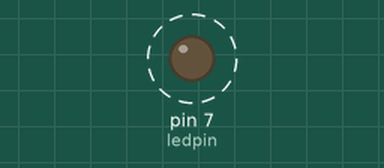
A sketch run on a simulated Arduino Uno, built with avr-gcc and run on an emulated ATmega328P. Parts: output pins drawn as LEDs (lit = HIGH). Dashed ring = blinking. What the sketch prints to the serial monitor is not drawn.

Above: at 0.1 s.
Timing chart, 0 to 3.0 s (numbered marks = the images above):
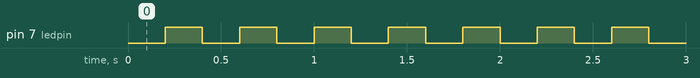

The sketch:

Interrupt_Timer1_Lib_SteuertLED.ino
```cpp
//  Timer Interrupt-Steuerung mit der Bibliothek "TimerOne"
//  wird eine LED geblinkt. Parallel werden die ISR Aufrufe gezählt
//  und bei Änderung angezeigt, jedoch max alle "x" Sekunden

#include "TimerOne.h"                    // Einbinden der Bibliothek
#define  ANZEIGE_ZEIT 1000

int ledpin = 7;                          // Pin für die Blink LED
long milliSek = 200;                     // Blinkintervall in mSek muss "long" sein
volatile int  ISRCounter = 0;            // zählt alle ISR Aufrufe
int ISRCounterOld = 0;                   // alten Zaehlerstand merken

void setup()
{
  Serial.begin(9600);                    // Serielle Schnittstelle öffnen
  pinMode(ledpin, OUTPUT);
  Timer1.initialize(milliSek*1000);      // Timer1 in MicroSek. einstellen
  Timer1.attachInterrupt(blinken);       // ISR Funktion zuordnen
}  // setup

void blinken()
{
  ISRCounter++;                          // Jeder ISR Aufruf wird gezaehlt
  digitalWrite(ledpin, digitalRead(ledpin) ^ 1);  // Toggeln mit bitwise EXOR
}  // ISR

void loop()
{
  // Hier kann nun ganz normal euer Programm stehen
  // Die Led wird nun unabhaengig von eurem Programmcode
  // jede Sekunde einmal aufblinken. Hier wird z.B. nur alle "x" Sekunden
  // angezeigt wie oft die USR aufgerufen wurde

  if (ISRCounter != ISRCounterOld)       // ISR Zaehler geaendert ?
  {
    Serial.println(ISRCounter);          // Dann Zaehler anzeigen
    ISRCounterOld = ISRCounter;          // Alter gleich aktueller Zaehlerstand
  }  // If
  delay(ANZEIGE_ZEIT);                   // Trotz Delay funktioniert Interrupt
}  // loop
```

Measured:
- by itself, pin 7 (ledpin): alternates HIGH for 0.20 s and LOW for 0.20 s
